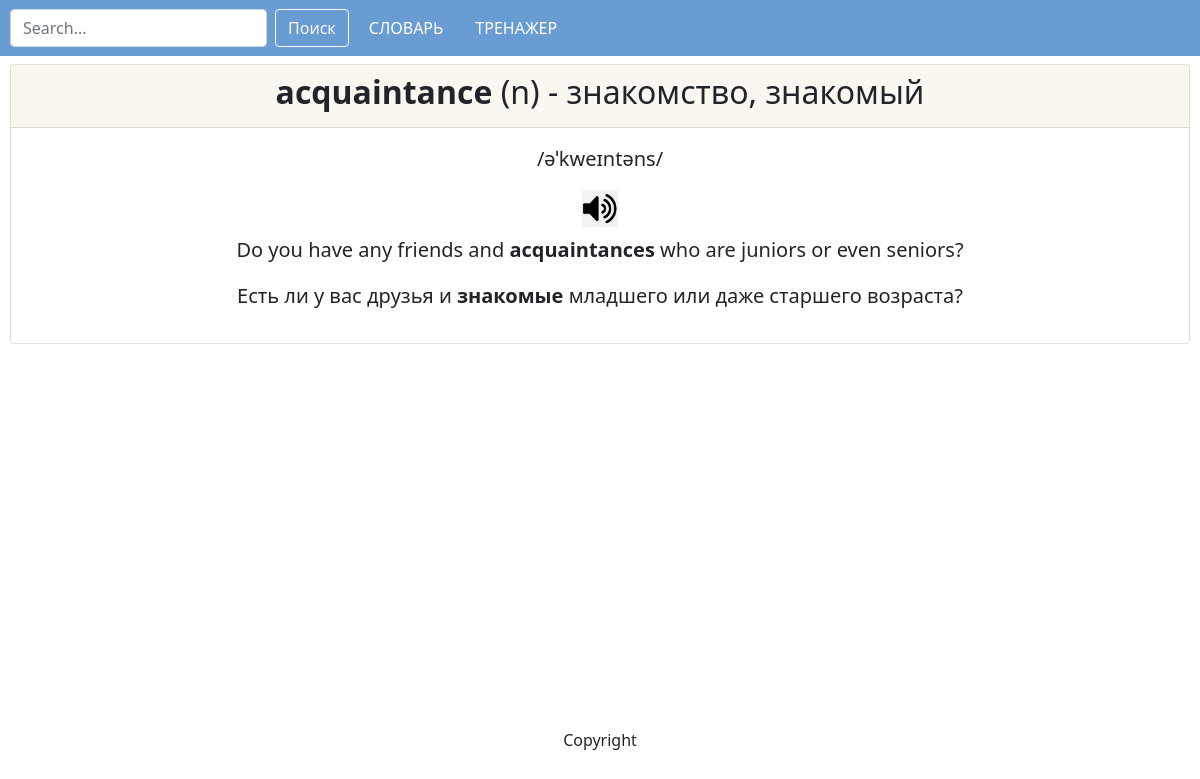
Screenshot of /entry_page?word=acquaintance&module=1 with the database file from the repository.
### main/models.py (models this page shows, shortened)
class Entries(models.Model):
    word = models.CharField('eng word', max_length=50)
    translation = models.CharField('ru translation', max_length=100)
    transcription = models.CharField('eng transcription', max_length=50)
    pos = models.CharField('part of speech', max_length=5)
    eng_example = models.TextField('eng example sentence', max_length=250)
    ru_example = models.TextField('ru example sentence', max_length=250)
    module = models.IntegerField('module')
    def getEng(self):
        return self.eng_example
    def getRu(self):
        return self.ru_example
    class Meta:
        verbose_name = 'Entry'
        verbose_name_plural = 'Entries'
        ordering = ["word"]

### main/views.py (the view)
# urls.py: path('entry_page', views.entry, name='entry'),
def entry(request):
    word = request.GET.get("word")
    module = request.GET.get("module")
    myKwargs = {'word':word, 'module':module}
    data = services.get_entry_data(**myKwargs)
    if data["found"]:
        return render(request, 'main/entry_page.html', data)
    else:
        return render(request, 'main/not_found.html', {"word": word, "module": module})

### main/services.py (called while the page is built)
def get_entry_data(**kwargs):
    kwargs = {k: kwargs[k]  for k in kwargs if kwargs[k]}
    try:
        entry = Entries.objects.filter(**kwargs)[0]
    except IndexError:
        return {"found": False}
    data = {"entry": entry,
            "eng": entry.getEng().replace('<<b>', '<b>').replace('<d>>', '</b>'),
            "ru": entry.getRu().replace('<<b>', '<b>').replace('<d>>', '</b>'),
            "found": True
            }
    return data

### main/templates/main/entry_page.html (shortened to what this page needs)
{% extends 'base/card_template.html' %}
{% load static %}
{% block cardhead %}
<h2><b>{{ entry.word }}</b> ({{ entry.pos }}) - {{ entry.translation }}</h2>
{% endblock %}
{% block cardbody %}
<div style="text-align: center; font-size: 20px">
<div class="wrapper">
    <p>{{ entry.transcription }}</p>
    <input type="image" width="4%" src="{% static 'main/img/soundbutton.png' %}" onclick="document.getElementById('audiotag').play();">
</div>
<p>{{ eng|safe }}</p>
<p>{{ ru|safe }}</p>
</div>
{% endblock %}

### rows the page displays
Entries: word "acquaintance", pos "n", translation "знакомство, знакомый", transcription "/əˈkweɪntəns/"

### other values shown
{{ eng|safe }} "Do you have any friends and acquaintances who are juniors or even seniors?"
{{ ru|safe }} "Есть ли у вас друзья и знакомые младшего или даже старшего возраста?"
